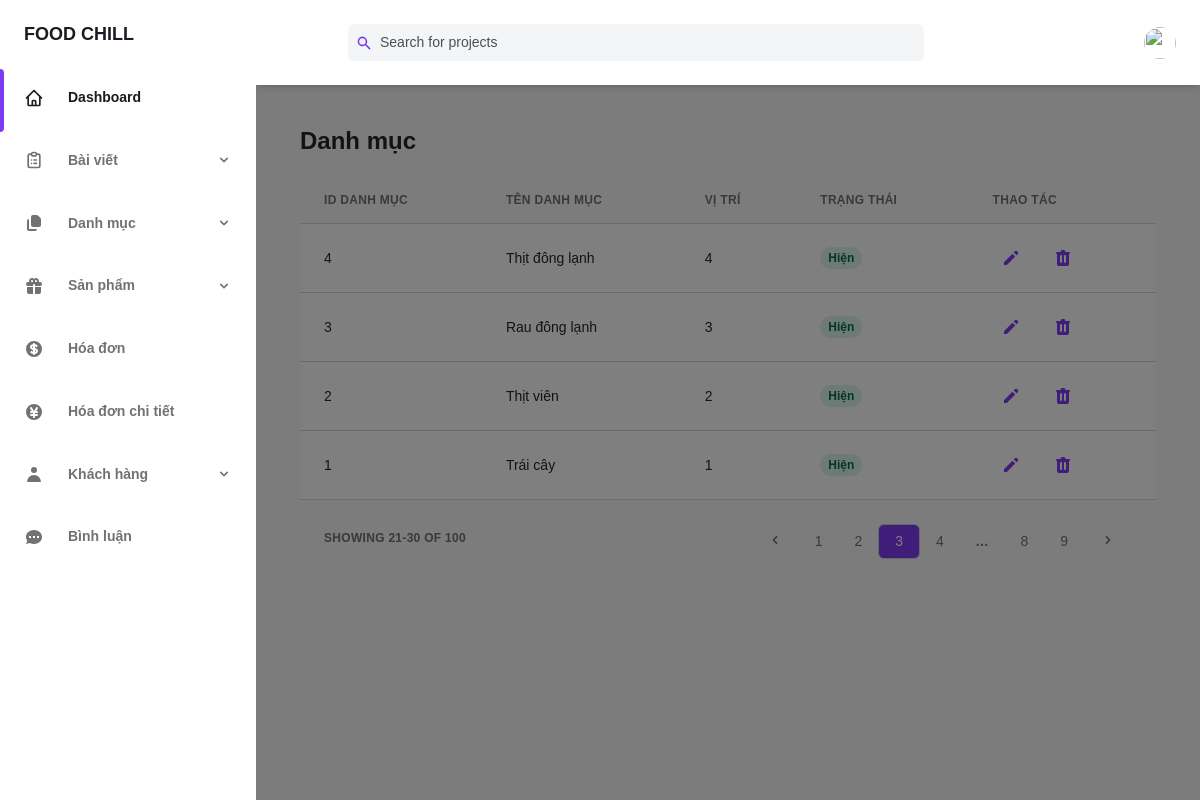
/admin/index.php?v=categories&act=listCat (signed in), run on the app's committed database.
### tables this page shows
CREATE TABLE `categories` (
  `category_id` int(11) NOT NULL,
  `category_name` varchar(50) NOT NULL,
  `ordinal_number` int(11) NOT NULL,
  `status` tinyint(1) NOT NULL DEFAULT 1
);

### admin/models/pdo.php (called while the page is built, shortened)
<?php
function pdo_get_connection()
{
   $serverName = "localhost";
   $databaseName = "foodchill";
   $username = "root";
   $password = "";
   $options = array(PDO::MYSQL_ATTR_INIT_COMMAND => "SET NAMES utf8");
   try {
      $conn = new PDO("mysql:host=$serverName; dbname=$databaseName", $username, $password, $options);
      $conn->setAttribute(PDO::ATTR_ERRMODE, PDO::ERRMODE_EXCEPTION);
      return $conn;
   } catch (PDOException $e) {
      echo "Connection failed: " . $e->getMessage();
   }
}
function pdo_query($sql)
{
   $sql_args = array_slice(func_get_args(), 1);
   $conn = pdo_get_connection();
   $stmt = $conn->prepare($sql);
   $stmt->execute($sql_args);
   $result = $stmt->fetchAll(PDO::FETCH_ASSOC);
   return $result;
}

### admin/models/categories.php (called while the page is built, shortened)
<?php
function load_all_categories()
{
    $sql = "SELECT * FROM categories order by category_id desc";
    return pdo_query($sql);
}

### admin/categories/list.php (the view, shortened to what this page needs)
<div class="container px-6 mx-auto grid">
    <div class="w-full overflow-hidden rounded-lg  card-body">
        <div class="w-full overflow-x-auto">
            <h2 class="my-6 text-2xl font-semibold text-gray-700 dark:text-gray-200">
                Danh mục
            </h2>
            <table class=" w-full whitespace-no-wrap">
                <thead>
                    <tr class="text-xs font-semibold tracking-wide text-left text-gray-500 uppercase border-b dark:border-gray-700 bg-gray-50 dark:text-gray-400 dark:bg-gray-800">
                        <th class="px-4 py-3">ID danh mục</th>
                        <th class="px-4 py-3">Tên danh mục</th>
                        <th class="px-4 py-3">Vị trí</th>
                        <th class="px-4 py-3">Trạng thái</th>
                        <th class="px-4 py-3">Thao tác</th>
                    </tr>
                </thead>
                <tbody class="table-categories bg-white divide-y dark:divide-gray-700 dark:bg-gray-800">
                    <?PHP
                    foreach ($items as $item) {
                        extract($item);
                    ?>
                        <tr id ="category-tr<?=$category_id?>" class=" text-gray-700 dark:text-gray-400">
                            <td class="px-4 py-3 text-sm">
                                <?= $category_id ?>
                            </td>
                            <td class="px-4 py-3 text-sm">
                                <?= $category_name ?>
                            </td>
                            <td class="px-4 py-3 text-sm">
                                <?= $ordinal_number ?>
                            </td>
                            <td class=" px-4 py-3 text-xs">
                                <?php if ($status == '1') {
                                    echo '<span class="px-2 py-1 font-semibold leading-tight text-green-700 bg-green-100 rounded-full ">
                                            Hiện
                                        </span>';
                                } else {
                                    echo '<span class="px-2 py-1 font-semibold leading-tight text-red-700 bg-red-100 rounded-full  ">
                                            Ẩn
                                        </span>';
                                }
                                ?>
                            </td>
                            <td class="px-4 py-3">
                                <div class="flex items-center space-x-4 text-sm">
                                    <a href="?v=categories&act=editCat&id=<?= $category_id ?>" class="flex items-center justify-between px-2 py-2 text-sm font-medium leading-5 text-purple-600 rounded-lg dark:text-gray-400 focus:outline-none focus:shadow-outline-gray" aria-label="Edit">
                                        <svg class="w-5 h-5" aria-hidden="true" fill="currentColor" viewBox="0 0 20 20">
                                            <path d="M13.586 3.586a2 2 0 112.828 2.828l-.793.793-2.828-2.828.793-.793zM11.379 5.793L3 14.172V17h2.828l8.38-8.379-2.83-2.828z"></path>
                                        </svg>
                                    </a>
                                    <a href="javascript:void(0)" data-catrgoty_id="<?= $category_id ?>" class="delete-category flex items-center justify-between px-2 py-2 text-sm font-medium leading-5 text-purple-600 rounded-lg focus:outline-none focus:shadow-outline-gray" aria-label="Delete">
                                    </a>
                                </div>
                            </td>
                        </tr>
                    <?php } ?>
                </tbody>
            </table>
        </div>
        <div class="grid px-4 py-3 text-xs font-semibold tracking-wide text-gray-500 uppercase border-t dark:border-gray-700 bg-gray-50 sm:grid-cols-9 dark:text-gray-400 dark:bg-gray-800">
            <span class="flex items-center col-span-3">
                Showing 21-30 of 100
            </span>
            <span class="col-span-2"></span>
            <span class="flex col-span-4 mt-2 sm:mt-auto sm:justify-end">
                <nav aria-label="Table navigation">
                    <ul class="inline-flex items-center">
                        <li>
                            <button class="px-3 py-1 rounded-md rounded-l-lg focus:outline-none focus:shadow-outline-purple" aria-label="Previous">
                                <svg aria-hidden="true" class="w-4 h-4 fill-current" viewBox="0 0 20 20">
                                    <path d="M12.707 5.293a1 1 0 010 1.414L9.414 10l3.293 3.293a1 1 0 01-1.414 1.414l-4-4a1 1 0 010-1.414l4-4a1 1 0 011.414 0z" clip-rule="evenodd" fill-rule="evenodd"></path>
                                </svg>
                            </button>
                        </li>
                        <li>
                            <button class="px-3 py-1 rounded-md focus:outline-none focus:shadow-outline-purple">
                                1
                            </button>
                        </li>
                        <li>
                            <button class="px-3 py-1 rounded-md focus:outline-none focus:shadow-outline-purple">
                                2
                            </button>
                        </li>
                        <li>
                            <button class="px-3 py-1 text-white transition-colors duration-150 bg-purple-600 border border-r-0 border-purple-600 rounded-md focus:outline-none focus:shadow-outline-purple">
                                3
                            </button>
                        </li>
                        <li>
                            <button class="px-3 py-1 rounded-md focus:outline-none focus:shadow-outline-purple">
                                4
                            </button>
                        </li>
                        <li>
                            <span class="px-3 py-1">...</span>
                        </li>
                        <li>
                            <button class="px-3 py-1 rounded-md focus:outline-none focus:shadow-outline-purple">
                                8
                            </button>
                        </li>
                        <li>
                            <button class="px-3 py-1 rounded-md focus:outline-none focus:shadow-outline-purple">
                                9
                            </button>
                        </li>
                        <li>
                            <button class="px-3 py-1 rounded-md rounded-r-lg focus:outline-none focus:shadow-outline-purple" aria-label="Next">
                                <svg class="w-4 h-4 fill-current" aria-hidden="true" viewBox="0 0 20 20">
                                    <path d="M7.293 14.707a1 1 0 010-1.414L10.586 10 7.293 6.707a1 1 0 011.414-1.414l4 4a1 1 0 010 1.414l-4 4a1 1 0 01-1.414 0z" clip-rule="evenodd" fill-rule="evenodd"></path>
                                </svg>
                            </button>
                        </li>
                    </ul>
                </nav>
            </span>
        </div>
    </div>
</div>

### data on the page
categories: category_id "4", category_name "Thịt đông lạnh", ordinal_number "4", status "Hiện"
categories: category_id "3", category_name "Rau đông lạnh", ordinal_number "3", status "Hiện"
categories: category_id "2", category_name "Thịt viên", ordinal_number "2", status "Hiện"
categories: category_id "1", category_name "Trái cây", ordinal_number "1", status "Hiện"
